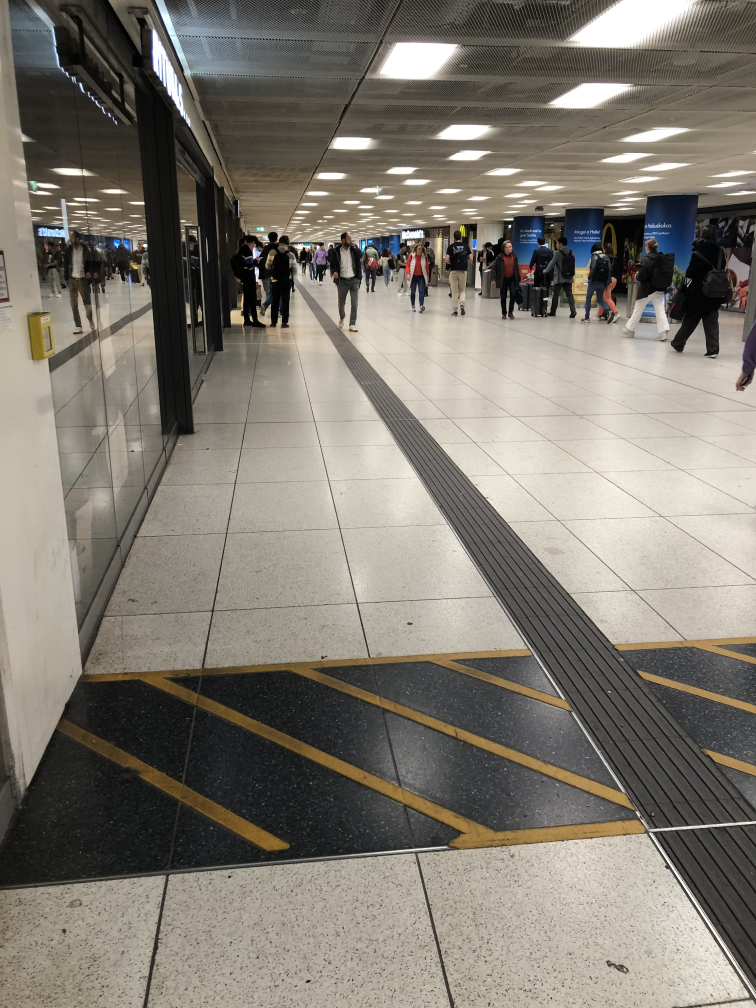
#> input picture Test_Bilder/MUC_BHF_1.jpg, 3024 x 4032 px, found by its file name (shown at 1/4 size)
$ jupyter execute 'search line.ipynb'
#> lines starting #> are read from the running program, lines starting #| are printed output that depends on the picture
[cell 1]
import numpy as np
import cv2
import matplotlib.pyplot as plt
plt.gray()

[cell 2]
image_path = 'C:\\Users\\leonh\\Documents\\GitHub\\project_bums\\Test_Bilder\\MUC_BHF_1.jpg'
img = cv2.imread(image_path, 0)
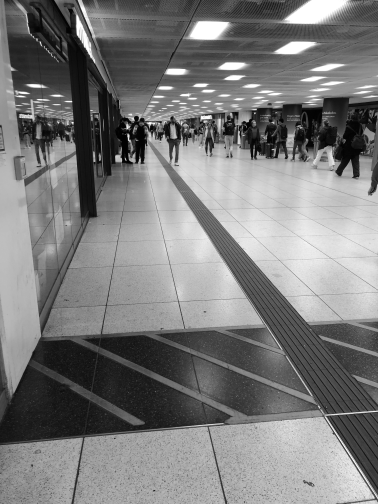
#> img: shape (4032, 3024) (shown at 1/8 size); min 0, max 255, mean 123.5
plt.imshow(img)

[cell 3]
#gauss = cv2.GaussianBlur(img, None, 1)
gauss = img

[cell 4]
def create_horizontal_line(image, y_position, color=(0, 0, 255), thickness=5):
    line_image = np.array(image)
    cv2.line(line_image, (0, y_position), (image.shape[1], y_position), color, thickness)
    return line_image


y_position = 2000  # Y-Position der horizontalen Linie

line_image = create_horizontal_line(gauss, y_position)

plt.imshow (line_image)

[cell 5]
# Histogramm entlang der horizontalen Linie berechnen
histogram = cv2.calcHist([line_image], [0], None, [256], [0, 256])
#> histogram = 256 values, max 161503 at index 255, min 1410 at index 246, mean 47628

# Histogramm-Plot erstellen
plt.plot(histogram)
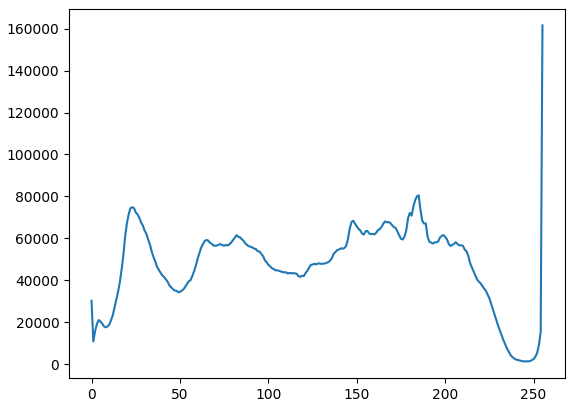
#> figure drawn by matplotlib, 1 panel; curve peaks at x = 255, y = 161503

[cell 6]
def grayscale_values(image, y_position):
    # Linienbild erstellen
    line_image = create_horizontal_line(image, y_position)

    # x-Achse und Grauwerte initialisieren
    x_values = np.arange(image.shape[1])
    gray_values = []

    # Grauwerte entlang der Linie sammeln
    for x in x_values:
        gray_values.append(image[y_position, x])

    return gray_values, x_values


# Plot erstellen
def plot_values (gray_values, x_values):
    plt.plot(x_values, gray_values)
    plt.title('Grauwerte entlang der Suchlinie')
    plt.xlabel('x-Achse')
    plt.ylabel('Grauwert')
    plt.show()

gray_values, x_values = grayscale_values(gauss, y_position);
#> after the loop in grayscale_values, `for x in x_values:`: gray_values = 3024 values, max 253 at index 2544, min 30 at index 607, mean 185.4
#> x_values = 3024 values from 0 to 3023
plot_values (gray_values, x_values)
#> in plot_values, `plt.show()`:
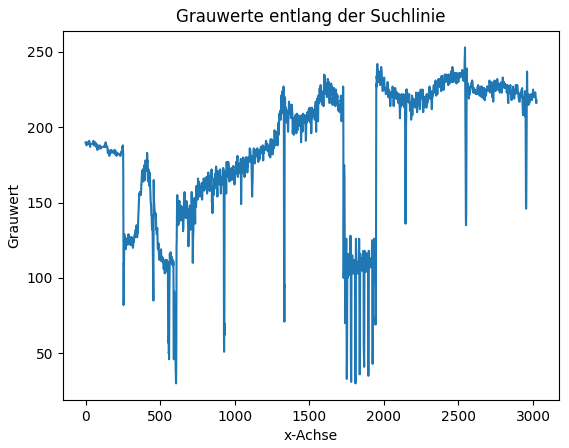
#> figure drawn by matplotlib, 1 panel; curve peaks at x = 2544, y = 253

[cell 7]
def detect_gray_value_changes(image, y_position, threshold_min=60, threshold_max=150, max_distance=85, min_distance=25):
    # Linienbild erstellen
    line_image = create_horizontal_line(image, y_position)

    # x-Achse und Grauwerte initialisieren
    x_values = np.arange(image.shape[1])
    gray_values = []

    # Grauwerte entlang der Linie sammeln
    for x in x_values:
        gray_values.append(image[y_position, x])

    # Grauwertänderungen und zugehörige x-Positionen sammeln
    gray_changes = []
    change_positions = []
    prev_value = gray_values[0]
    prev_position_wright = 0
    prev_position = 0

    for i in range(1, len(gray_values)):
        current_value = gray_values[i]
        if threshold_min < abs(current_value - prev_value) < threshold_max:

            if min_distance < (i - prev_position) < max_distance:
                gray_changes.append(current_value - prev_value)
                #change_positions.append(i)
                change_positions.append((i))
                prev_value = current_value
                prev_position = i
                prev_position_wright = i
            else :
                prev_position = i

    return gray_changes, change_positions


gray_changes, change_positions = detect_gray_value_changes(gauss, y_position)
#> in detect_gray_value_changes, `prev_value = gray_values[0]`: prev_value = 190
#> the loop in detect_gray_value_changes, `for i in range(1, len(gray_values)):` made 3023 passes
#> (current_value, prev_value, prev_position_wright) on pass 591: (56, 56, 591)
#> after the loop in detect_gray_value_changes, `for i in range(1, len(gray_values)):`: change_positions = [591, 1388, 1808]; gray_changes = [122, 145, 92]; prev_position = 2956; prev_position_wright = 1808; prev_value = 37
#> gray_changes = [122, 145, 92]; change_positions = [591, 1388, 1808]

print("Grauwertänderungen: ", gray_changes)
#| Grauwertänderungen:  [122, 145, 92]
print("Positionen der Änderungen: ", change_positions)
#| Positionen der Änderungen:  [591, 1388, 1808]

[cell 8]
# [4 lines of commented-out code are left out]

def detect_gray_value_changes(image, y_range, threshold_min=30, threshold_max=100, max_distance=85, min_distance=25):
    # Linienbild erstellen
    #line_image = create_horizontal_line2(image, y_position)

    # x-Achse und Grauwerte initialisieren
    x_values = np.arange(image.shape[1])
    gray_values = []

    for y_position in y_range:
        # Grauwerte entlang der Linie sammeln
        for x in x_values:
            gray_values.append(image[y_position, x])

        # Grauwertänderungen und zugehörige x-Positionen sammeln
        gray_changes = []
        change_positions = []
        prev_value = gray_values[0]
        prev_position_wright = 0
        prev_position = 0

        for i in range(1, len(gray_values)):
            current_value = gray_values[i]
            if threshold_min < abs(current_value - prev_value) < threshold_max:

                if min_distance < (i - prev_position) < max_distance:
                    gray_changes.append(current_value - prev_value)
                    #change_positions.append(i)
                    change_positions.append((i, y_position))
                    prev_value = current_value
                    prev_position = i
                    prev_position_wright = i
                else :
                    prev_position = i

    return gray_changes, change_positions


y_range = []

for y in range(1500, 2200, 50):
    y_range.append(y)


#for y in y_range:
gray_changes, change_positions = detect_gray_value_changes(img, y_range)
#> after the loop in detect_gray_value_changes, `for y_position in y_range:`: gray_values = 42336 items
#> gray_changes = [31, 93, 36, 32, 31, 31, 32, 97, 98, 33, 99, 99, 31, 33, 34, 89, 48, 35]; change_positions = [(1555, 2150), (10701, 2150), (12688, 2150), (12718, 2150), (15382, 2150), (22298, 2150), (25658, 2150), (27833, 2150), (28112, 2150), (30488, 2150), (32050, 2150), (33642, 2150), (34088, 2150), (38038, 2150), (38065, 2150), (38106, 2150), (39805, 2150), (39866, 2150)]

# Markiere die Positionen der Grauwertänderungen im Bild
out_image = np.copy(img)
for position in change_positions:
    cv2.circle(out_image, position, 10, (255, 0, 0), 10)
#> this loop made 18 passes


print("Grauwertänderungen: ", gray_changes)
#| Grauwertänderungen:  [31, 93, 36, 32, 31, 31, 32, 97, 98, 33, 99, 99, 31, 33, 34, 89, 48, 35]
print("Positionen der Änderungen: ", change_positions)
#> (printed output is left out)
plt.imshow(out_image)

$ run again, with Test_Bilder/MUC_BHF_2.jpg copied over Test_Bilder/MUC_BHF_1.jpg
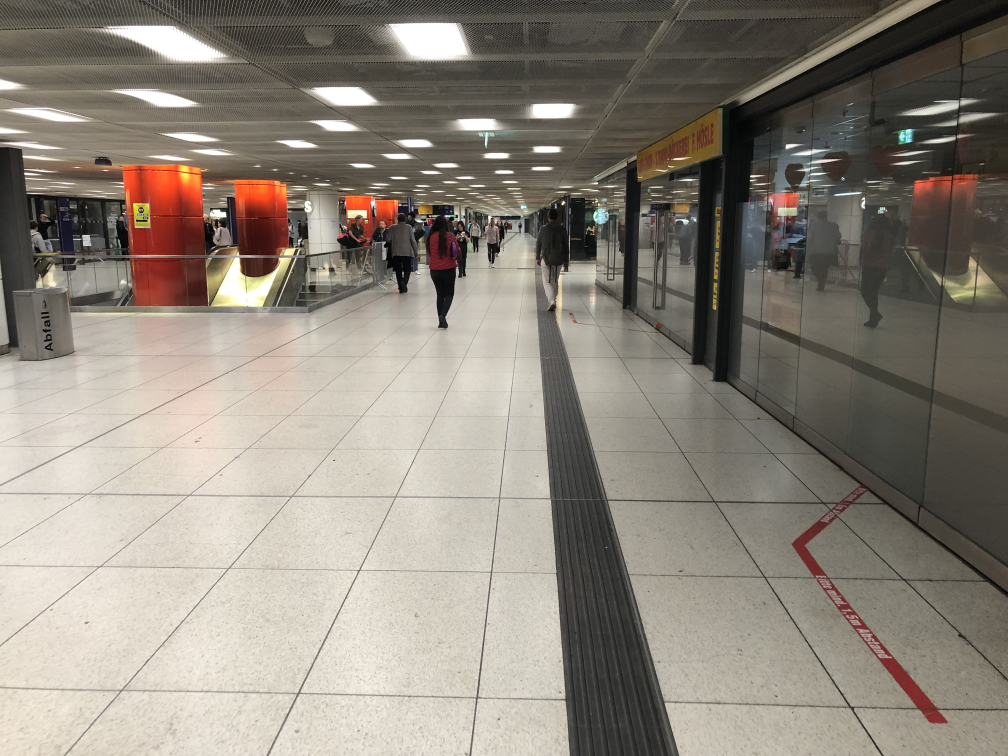
#> input picture Test_Bilder/MUC_BHF_2.jpg, 4032 x 3024 px, found by its file name (shown at 1/4 size)
#> histogram = 256 values, max 128785 at index 255, min 1372 at index 1, mean 47628
#> `[cell 5]`:
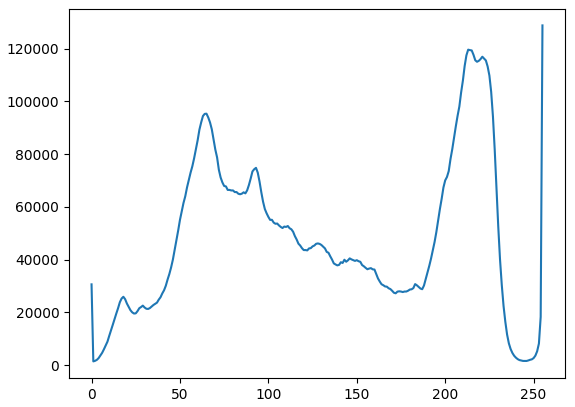
#> figure drawn by matplotlib, 1 panel; curve peaks at x = 255, y = 128785
#> after the loop in grayscale_values, `for x in x_values:`: gray_values = 4032 values, max 233 at index 1667, min 5 at index 3536, mean 156.7
#> `gray_values, x_values = grayscale_values(gauss, y_position);`: x_values = 4032 values from 0 to 4031
#> in plot_values, `plt.show()`:
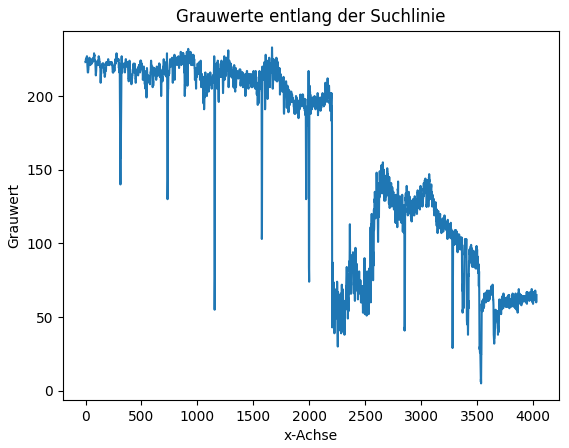
#> figure drawn by matplotlib, 1 panel; curve peaks at x = 1667, y = 233
#> in detect_gray_value_changes, `prev_value = gray_values[0]`: prev_value = 223
#> the loop in detect_gray_value_changes, `for i in range(1, len(gray_values)):` made 4031 passes
#> current_value on passes 1 to 8: 223, 224, 225, 225, 225, 225, 225, 226
#> after the loop in detect_gray_value_changes, `for i in range(1, len(gray_values)):`: change_positions = [2613]; gray_changes = [147]; prev_position = 3536; prev_position_wright = 2613; prev_value = 114
#> `gray_changes, change_positions = detect_gray_value_changes(gauss, y_po..`: gray_changes = [147]; change_positions = [2613]
#| Grauwertänderungen:  [147]
#| Positionen der Änderungen:  [2613]
#> after the loop in detect_gray_value_changes, `for y_position in y_range:`: gray_values = 56448 items
#> `gray_changes, change_positions = detect_gray_value_changes(img, y_range)`: gray_changes = [98, 32, 31, 96, 99, 99, 31, 31, 98, 37, 98, 99, 31, 32, 98, 95, 35, 41, 32]; change_positions = 19 items, first 6: (7674, 2150), (7749, 2150), (11007, 2150), (12139, 2150), (14410, 2150), (14552, 2150)
#> the loop `for position in change_positions:` made 19 passes
#| Grauwertänderungen:  [98, 32, 31, 96, 99, 99, 31, 31, 98, 37, 98, 99, 31, 32, 98, 95, 35, 41, 32]
#> (printed output is left out)

$ run again, with Test_Bilder/MUC_BHF_3.jpg copied over Test_Bilder/MUC_BHF_1.jpg
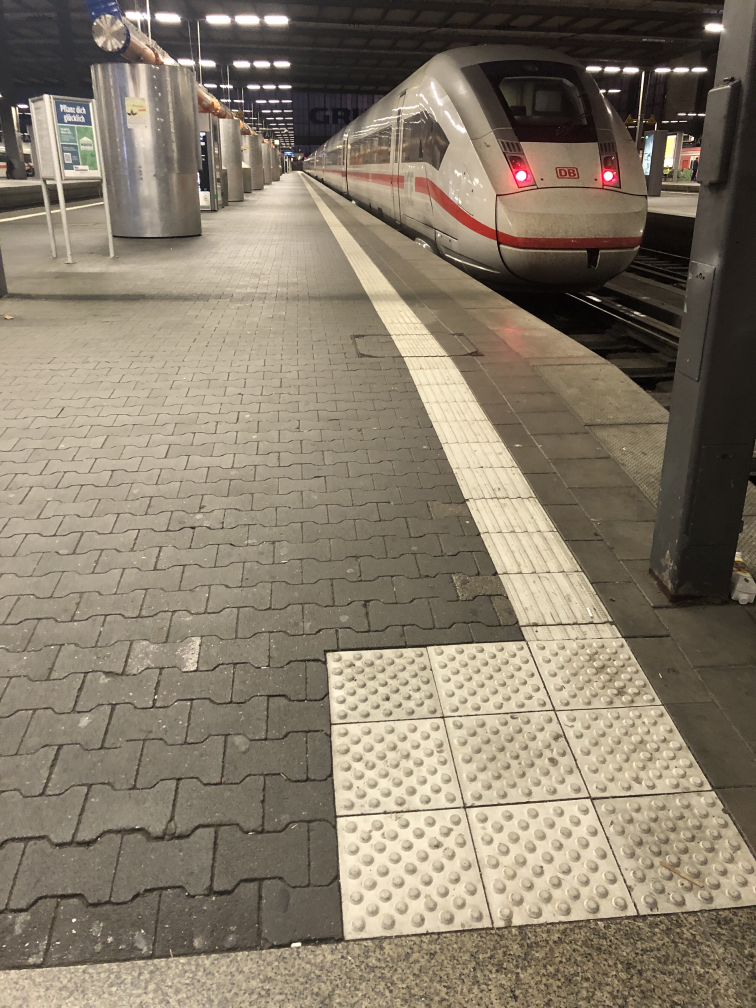
#> input picture Test_Bilder/MUC_BHF_3.jpg, 3024 x 4032 px, found by its file name (shown at 1/4 size)
#> `img = cv2.imread(image_path, 0)`:
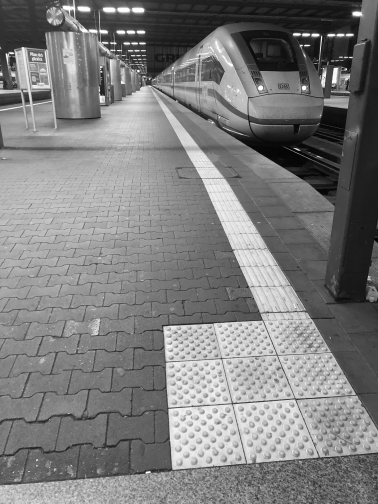
#> img: shape (4032, 3024) (shown at 1/8 size); min 0, max 255, mean 125.4
#> histogram = 256 values, max 83275 at index 128, min 1636 at index 1, mean 47628
#> after the loop in grayscale_values, `for x in x_values:`: gray_values = 3024 values, max 237 at index 193, min 16 at index 2975, mean 128.7
#> `gray_values, x_values = grayscale_values(gauss, y_position);`: x_values = 3024 values from 0 to 3023
#> in plot_values, `plt.show()`:
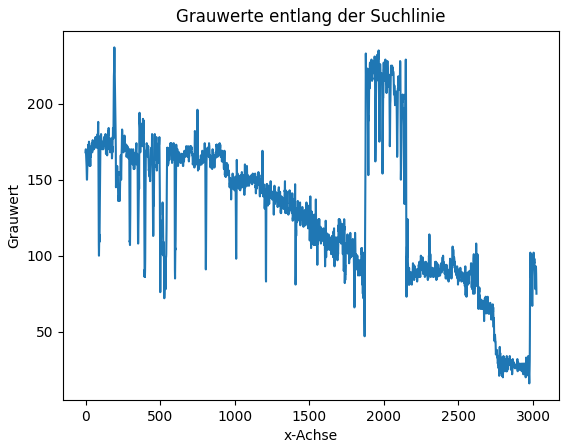
#> figure drawn by matplotlib, 1 panel; curve peaks at x = 193, y = 237
#> in detect_gray_value_changes, `prev_value = gray_values[0]`: prev_value = 168
#> the loop in detect_gray_value_changes, `for i in range(1, len(gray_values)):` made 3023 passes
#> (current_value, prev_value, prev_position_wright) on pass 1917: (229, 229, 1917)
#> after the loop in detect_gray_value_changes, `for i in range(1, len(gray_values)):`: change_positions = [1917]; gray_changes = [61]; prev_position = 3023; prev_position_wright = 1917; prev_value = 229
#> `gray_changes, change_positions = detect_gray_value_changes(gauss, y_po..`: gray_changes = [61]; change_positions = [1917]
#| Grauwertänderungen:  [61]
#| Positionen der Änderungen:  [1917]
#> after the loop in detect_gray_value_changes, `for y_position in y_range:`: gray_values = 42336 items
#> `gray_changes, change_positions = detect_gray_value_changes(img, y_range)`: gray_changes = [95, 90, 99, 92, 98, 33, 98, 96, 34, 31, 32, 96, 98]; change_positions = [(2600, 2150), (3928, 2150), (4747, 2150), (14535, 2150), (15288, 2150), (15501, 2150), (17972, 2150), (19434, 2150), (19479, 2150), (21959, 2150), (32337, 2150), (32960, 2150), (33833, 2150)]
#> the loop `for position in change_positions:` made 13 passes
#| Grauwertänderungen:  [95, 90, 99, 92, 98, 33, 98, 96, 34, 31, 32, 96, 98]
#| Positionen der Änderungen:  [(2600, 2150), (3928, 2150), (4747, 2150), (14535, 2150), (15288, 2150), (15501, 2150), (17972, 2150), (19434, 2150), (19479, 2150), (21959, 2150), (32337, 2150), (32960, 2150), (33833, 2150)]
